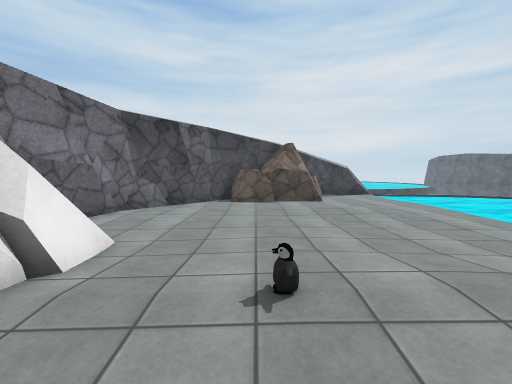
View 1 (above)

16 first-person views from a walk through a Unity game level. The camera is 1.3 m above the floor, tilts 4° down and sees 90° across. The floor is counted in squares, 1 m on a side. Each view is taken from the middle of a square. On the plan, view 1 faces up. The plan holds only what a view shows up to about 13 squares ahead; the rest is blank. The place goes on beyond the plan. Surface patterns are stand-ins for the level's own textures.

View 2
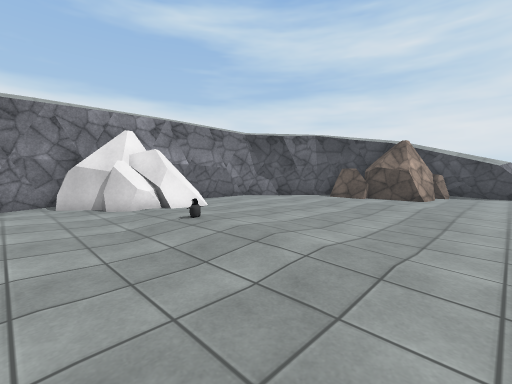

View 3
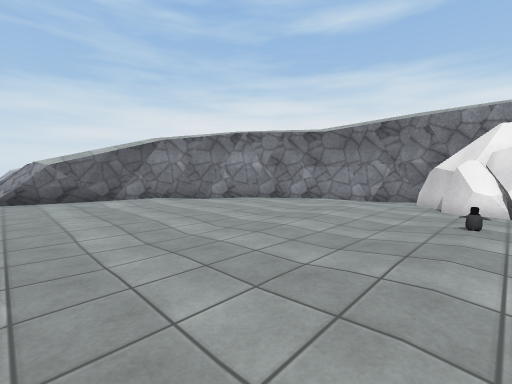

View 4
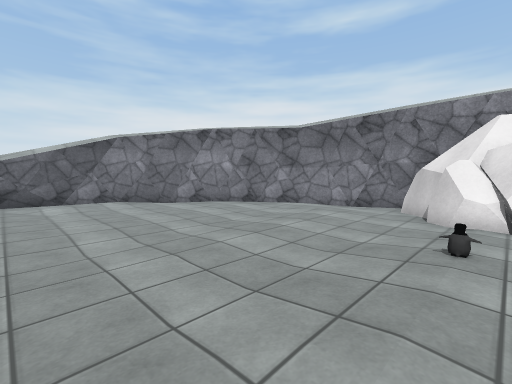

View 5
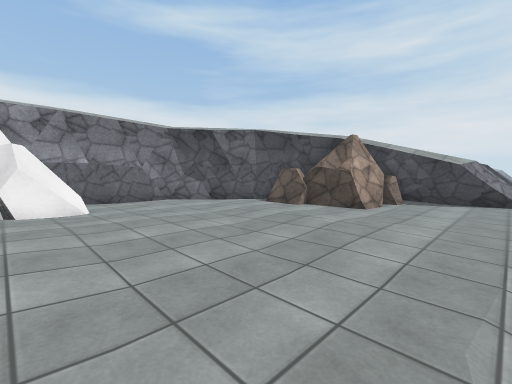

View 6
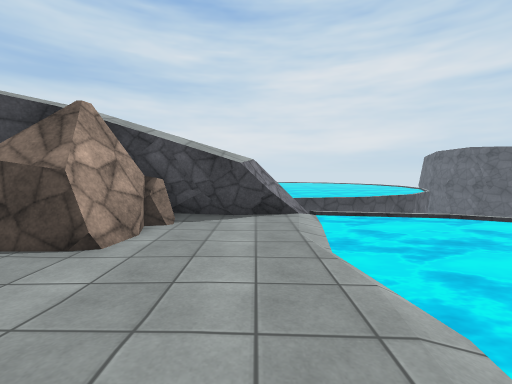

View 7
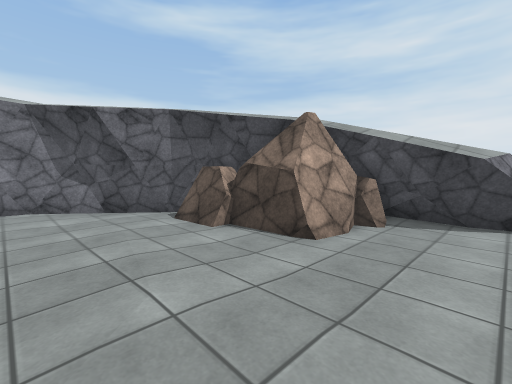

View 8
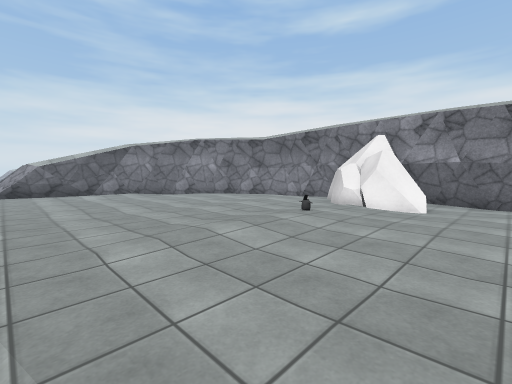

View 9
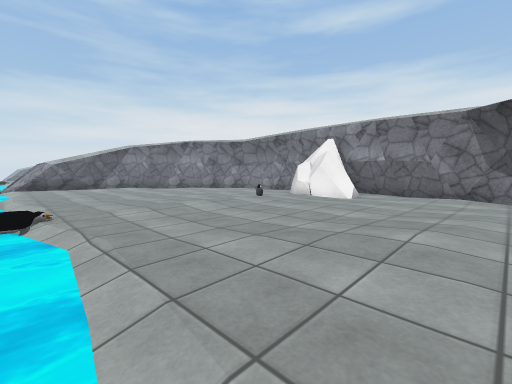

View 10
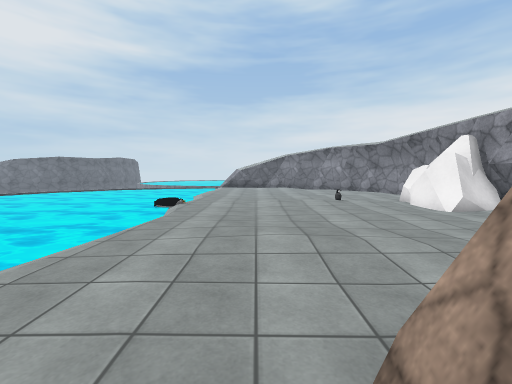

View 11
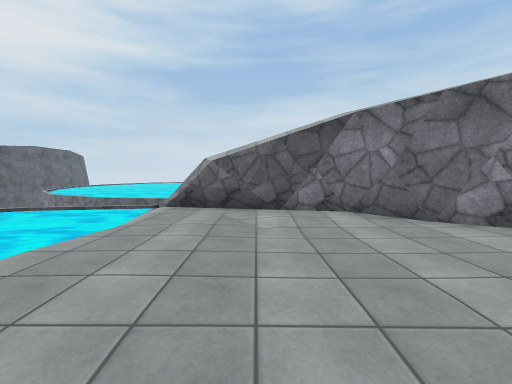

View 12
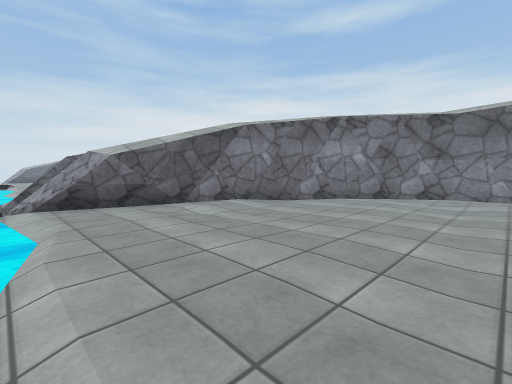

View 13
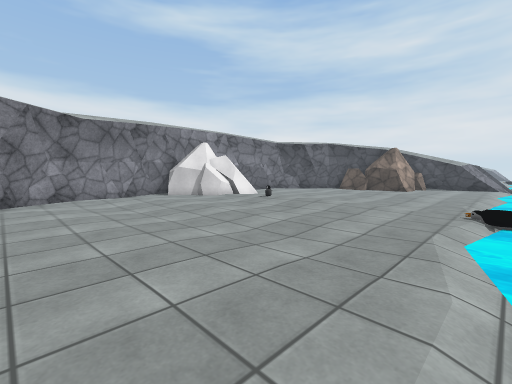

View 14
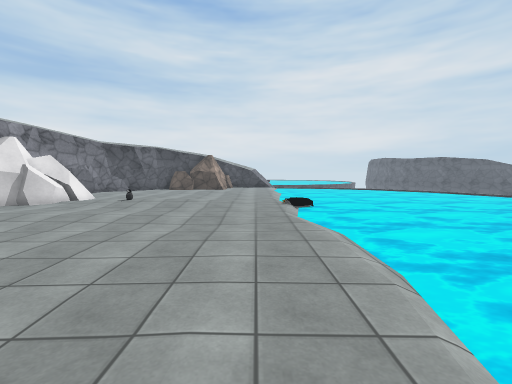

View 15
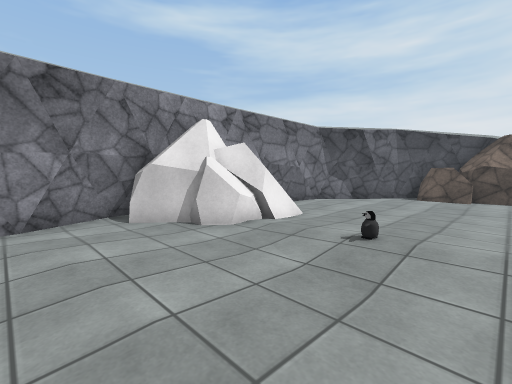

View 16
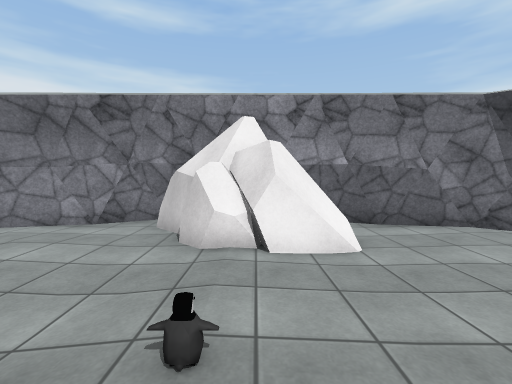

### Floor plan
Key: @ floor where view 1 was taken; # wall or solid block; . main floor; : floor 0.25 m higher than the main floor; - floor 0.25 m lower than the main floor; / step, stairs or slope; ~ water the walk can cross; ≈ water the walk keeps out of; R rock; O other object.
Columns run from 6 left of view 1 to 9 right of it. Each row starts with its distance up from view 1.
 17             ##/≈
 16          ####.-≈
 15          R#...~≈
 14      ##RRR....~≈
 13     ##RRRR....~≈
 12    ##RRR......~≈
 11   ##..........~≈
 10  ##...........~≈
  9  #............~≈
  8  #............~≈
  7  #............≈≈
  6 ##............≈≈
  5 ##RR..........≈≈
  4 #RRR..........≈≈
  3 R  R...::.....≈≈
  2 R RR..........O≈
  1 #RR...........~≈
  0 #.....@.......≈≈
 -1 #.............~≈
 -2 #.............~≈
 -3 ##............/≈
 -4  #............/≈
 -5  ##.........../≈
 -6   ##..........-≈
 -7    ##.........~≈
 -8     ##........~≈
 -9      ##.......~≈
-10       ####....~≈
-11         #####.~≈
-12             ##/≈

Where each view was taken, in squares from view 1:
view 1: 0 up, 0 right, facing up
view 2: 1 down, 6 right, facing up-left
view 3: 3 up, 7 right, facing down-left
view 4: 3 up, 5 right, facing down-left
view 5: 3 up, 7 right, facing up-left
view 6: 8 up, 6 right, facing up
view 7: 8 up, 6 right, facing up-left
view 8: 7 up, 7 right, facing down-left
view 9: 10 up, 8 right, facing down-left
view 10: 14 up, 4 right, facing down
view 11: 2 down, 4 right, facing down
view 12: 2 down, 8 right, facing down-left
view 13: 6 down, 8 right, facing up-left
view 14: 9 down, 6 right, facing up
view 15: 2 down, 2 right, facing up-left
view 16: 3 up, 2 right, facing left
